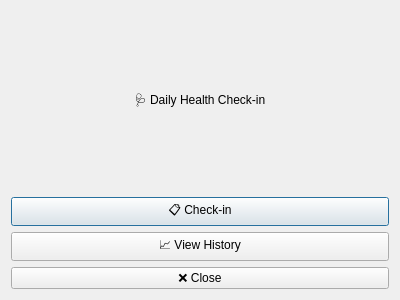
<?xml version="1.0" encoding="UTF-8"?>
<ui version="4.0">
 <class>HealthCheckinDialog</class>
 <widget class="QDialog" name="HealthCheckinDialog">
  <property name="geometry">
   <rect>
    <x>0</x>
    <y>0</y>
    <width>400</width>
    <height>300</height>
   </rect>
  </property>
  <property name="windowTitle">
   <string>Health Check-in</string>
  </property>
  <layout class="QVBoxLayout" name="verticalLayout">
   <item>
    <widget class="QLabel" name="labelTitle">
     <property name="text">
      <string>🩺 Daily Health Check-in</string>
     </property>
     <property name="alignment">
      <set>Qt::AlignCenter</set>
     </property>
    </widget>
   </item>
   <item>
    <widget class="QPushButton" name="btnCheckin">
     <property name="text">
      <string>📋 Check-in</string>
     </property>
    </widget>
   </item>
   <item>
    <widget class="QPushButton" name="btnHistory">
     <property name="text">
      <string>📈 View History</string>
     </property>
    </widget>
   </item>
   <item>
    <widget class="QPushButton" name="btnClose">
     <property name="text">
      <string>❌ Close</string>
     </property>
    </widget>
   </item>
  </layout>
 </widget>
 <resources/>
 <connections/>
</ui>
